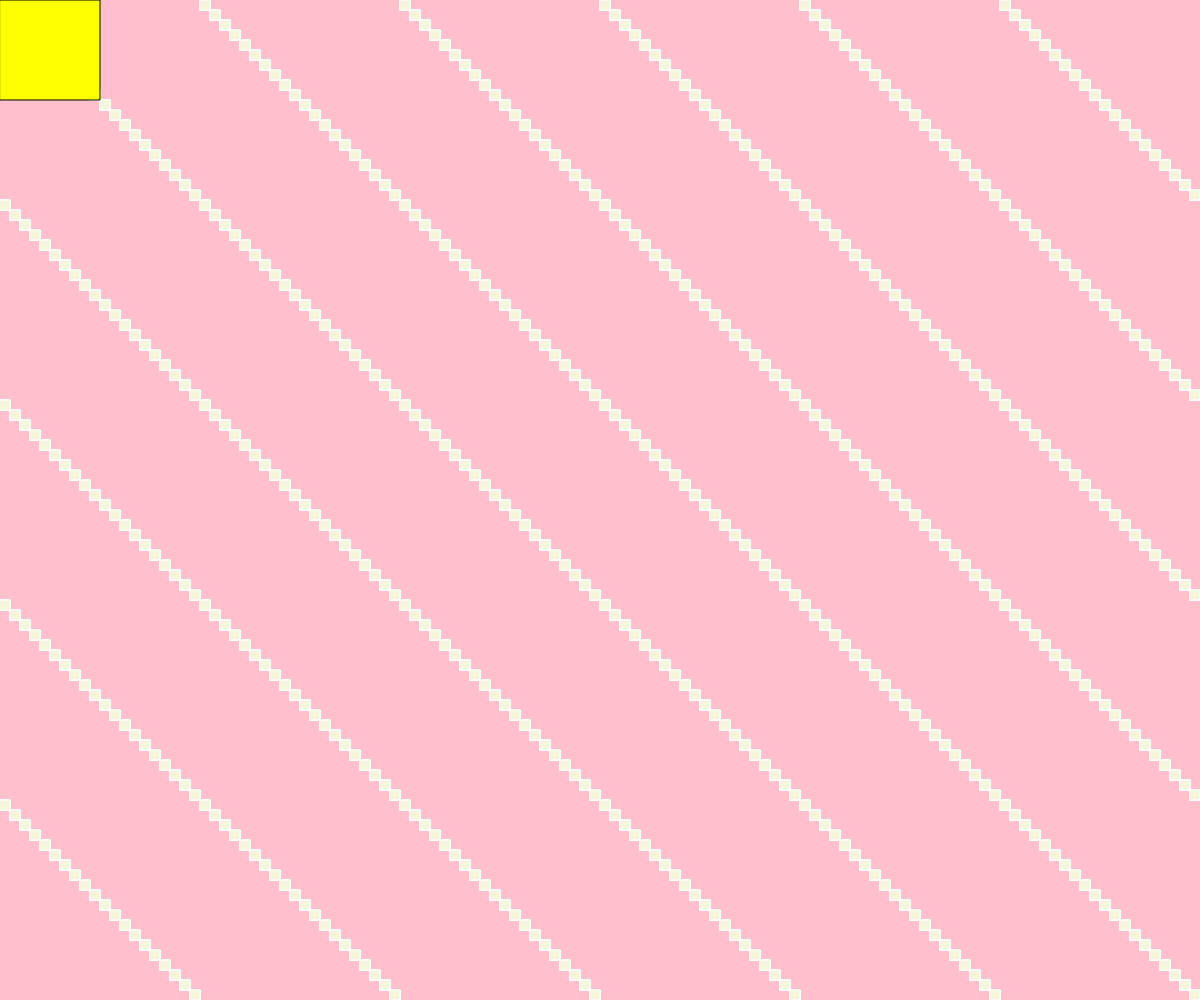
Frame 1 (no input)
Frame 60 (no input): identical to frame 1, image omitted
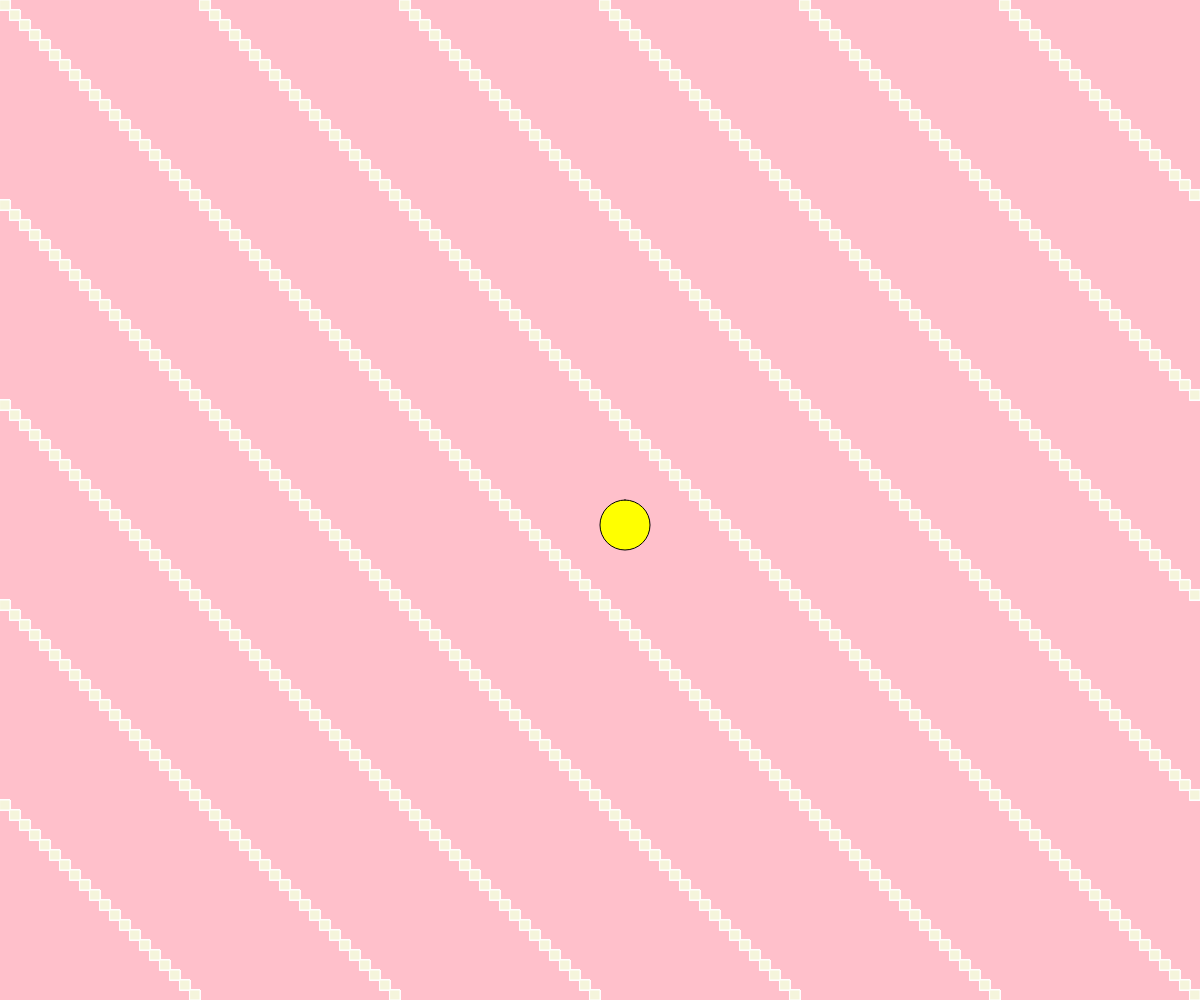
Frame 120 (the mouse pressed at the canvas centre since frame 60)

The p5.js sketch that drew these frames (run headless with seeded random() and noise() and a simulated clock; from frame 60 on, the mouse is pressed at the canvas centre):

// p5.js sketch
// ── sketch.js


function setup(){
    createCanvas(windowWidth,windowHeight);
}

function draw(){
    background('pink');
    fill('beige');
    stroke('white');
    for(var i  = 0; i < 5000; i++){
        rect((i*10)%width,(i*10)%innerHeight,10,10);
    }

    fill('yellow')
    stroke('black');
    if(mouseX < 200){
        rect(mouseX,mouseY,100,100);
    }else{
        rect(mouseX,mouseY,50,50,25);
    }
}

// ── script.js
var billy; // variable declaration w/o definition

console.log(billy);

billy = 13;
billy = 'billy is great';
billy = 'billy said "hello"';

// keyword expression codeblock
if(true){
    console.log(billy);
}

if( 5 < 15){
    console.log('is it true?');
}

billy = "silly";
if(billy){ // coercion change string to a boolean
    console.log('billy is silly');
}

if(billy === 'silly'){ // === is testing for equal value and same type
    console.log('really silly');
}

// == testing for equal value but allows for coercion
// billy == true
// billy gets coerced to a boolean and the expression is true

// typeof operator precedes a variable name or literal value

console.log(typeof "afhsgdsgnmk");
console.log(typeof billy);

if(typeof billy === "string"){
    billy = 'siahdiaufhg sdfjk';
}else{
    billy = 42;
}

///////////////////
// for loop

for(var i = 0; i < 5; i++){
    console.log('hello');
}

for(var i = 0; i < 10; i++){
    console.log(i);
}
console.log(i);
///////////

// function declaration
function bob(){
    console.log('i am bob');
    return 'bob';
}

// function invokation
bob(); /// () function invokation operator

/* multiline comment
for(var i = 0; i <10; i++){
    bob();
}
*/

console.log( bob() );

function bailly(data){
    data = data + 100
    return data;
}

var mydata = bailly(50);
console.log(mydata);
console.log( typeof mydata);
